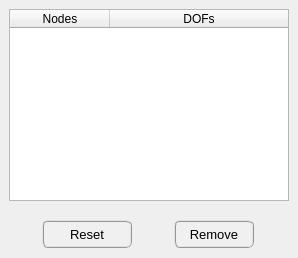
        <widget class="QWidget" name="tab_remove">
         <attribute name="title">
          <string>Remove</string>
         </attribute>
         <layout class="QGridLayout" name="gridLayout_12">
          <property name="leftMargin">
           <number>0</number>
          </property>
          <property name="topMargin">
           <number>0</number>
          </property>
          <property name="rightMargin">
           <number>0</number>
          </property>
          <property name="bottomMargin">
           <number>0</number>
          </property>
          <property name="spacing">
           <number>0</number>
          </property>
          <item row="0" column="0">
           <widget class="QFrame" name="frame_5">
            <property name="frameShape">
             <enum>QFrame::NoFrame</enum>
            </property>
            <property name="frameShadow">
             <enum>QFrame::Raised</enum>
            </property>
            <layout class="QGridLayout" name="gridLayout_11">
             <item row="0" column="0">
              <widget class="QTreeWidget" name="treeWidget_nodal_loads">
               <property name="minimumSize">
                <size>
                 <width>280</width>
                 <height>180</height>
                </size>
               </property>
               <property name="maximumSize">
                <size>
                 <width>280</width>
                 <height>200</height>
                </size>
               </property>
               <property name="font">
                <font>
                 <family>MS Shell Dlg 2</family>
                 <pointsize>9</pointsize>
                </font>
               </property>
               <property name="indentation">
                <number>1</number>
               </property>
               <property name="headerHidden">
                <bool>false</bool>
               </property>
               <attribute name="headerHighlightSections">
                <bool>false</bool>
               </attribute>
               <attribute name="headerShowSortIndicator" stdset="0">
                <bool>false</bool>
               </attribute>
               <attribute name="headerStretchLastSection">
                <bool>true</bool>
               </attribute>
               <column>
                <property name="text">
                 <string>Nodes</string>
                </property>
                <property name="font">
                 <font>
                  <family>MS Shell Dlg 2</family>
                  <pointsize>9</pointsize>
                 </font>
                </property>
                <property name="textAlignment">
                 <set>AlignCenter</set>
                </property>
               </column>
               <column>
                <property name="text">
                 <string>DOFs</string>
                </property>
                <property name="font">
                 <font>
                  <family>MS Shell Dlg 2</family>
                  <pointsize>9</pointsize>
                 </font>
                </property>
                <property name="textAlignment">
                 <set>AlignCenter</set>
                </property>
               </column>
              </widget>
             </item>
            </layout>
           </widget>
          </item>
          <item row="1" column="0">
           <widget class="QFrame" name="frame_4">
            <property name="minimumSize">
             <size>
              <width>0</width>
              <height>48</height>
             </size>
            </property>
            <property name="maximumSize">
             <size>
              <width>16777215</width>
              <height>48</height>
             </size>
            </property>
            <property name="frameShape">
             <enum>QFrame::NoFrame</enum>
            </property>
            <property name="frameShadow">
             <enum>QFrame::Raised</enum>
            </property>
            <layout class="QGridLayout" name="gridLayout_10">
             <property name="leftMargin">
              <number>4</number>
             </property>
             <property name="topMargin">
              <number>4</number>
             </property>
             <property name="rightMargin">
              <number>4</number>
             </property>
             <property name="bottomMargin">
              <number>4</number>
             </property>
             <property name="spacing">
              <number>4</number>
             </property>
             <item row="0" column="0">
              <widget class="QPushButton" name="pushButton_reset">
               <property name="minimumSize">
                <size>
                 <width>90</width>
                 <height>28</height>
                </size>
               </property>
               <property name="maximumSize">
                <size>
                 <width>90</width>
                 <height>28</height>
                </size>
               </property>
               <property name="font">
                <font>
                 <family>MS Shell Dlg 2</family>
                 <pointsize>10</pointsize>
                 <weight>50</weight>
                 <italic>false</italic>
                 <bold>false</bold>
                </font>
               </property>
               <property name="styleSheet">
                <string notr="true">QPushButton{border-radius: 6px; border-color: rgb(150, 150, 150); border-style: ridge; border-width: 2px; color: rgb(0, 0, 0); background-color: rgb(240, 240, 240)}
QPushButton:hover{border-radius: 6px; border-color: rgb(0, 170, 255); border-style: ridge; border-width: 2px; color: rgb(0, 0, 0); background-color: rgba(174, 213, 255, 100)}
QPushButton:pressed{border-radius: 6px; border-color: rgb(0, 170, 255); border-style: ridge; border-width: 2px; color: rgb(0, 0, 0); background-color: rgb(174, 213, 255)}
QPushButton:disabled{border-radius: 6px; border-color: rgb(150, 150, 150); border-style: ridge; border-width: 0px; color: rgb(150,150, 150); background-color: rgb(220, 220, 220)}</string>
               </property>
               <property name="text">
                <string>Reset</string>
               </property>
              </widget>
             </item>
             <item row="0" column="1">
              <widget class="QPushButton" name="pushButton_remove_bc_confirm">
               <property name="enabled">
                <bool>true</bool>
               </property>
               <property name="minimumSize">
                <size>
                 <width>80</width>
                 <height>28</height>
                </size>
               </property>
               <property name="maximumSize">
                <size>
                 <width>80</width>
                 <height>28</height>
                </size>
               </property>
               <property name="font">
                <font>
                 <family>MS Shell Dlg 2</family>
                 <pointsize>10</pointsize>
                 <weight>50</weight>
                 <italic>false</italic>
                 <bold>false</bold>
                </font>
               </property>
               <property name="styleSheet">
                <string notr="true">QPushButton{border-radius: 6px; border-color: rgb(150, 150, 150); border-style: ridge; border-width: 2px; color: rgb(0, 0, 0); background-color: rgb(240, 240, 240)}
QPushButton:hover{border-radius: 6px; border-color: rgb(0, 170, 255); border-style: ridge; border-width: 2px; color: rgb(0, 0, 0); background-color: rgba(174, 213, 255, 100)}
QPushButton:pressed{border-radius: 6px; border-color: rgb(0, 170, 255); border-style: ridge; border-width: 2px; color: rgb(0, 0, 0); background-color: rgb(174, 213, 255)}
QPushButton:disabled{border-radius: 6px; border-color: rgb(150, 150, 150); border-style: ridge; border-width: 0px; color: rgb(150,150, 150); background-color: rgb(220, 220, 220)}</string>
               </property>
               <property name="text">
                <string>Remove</string>
               </property>
              </widget>
             </item>
            </layout>
           </widget>
          </item>
         </layout>
        </widget>
